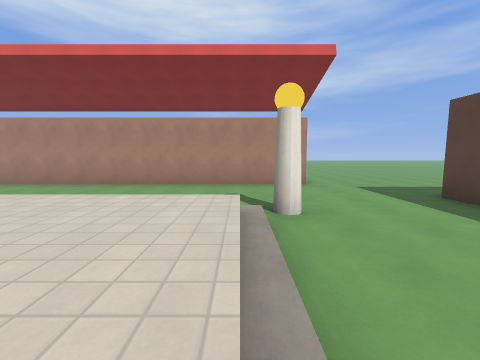
view 1 (above)

14 first-person views from a walk through a 3-D level made in the Godot game engine. The camera is 1.4 m above the floor, tilts 6° down and sees 90° across. The floor is counted in squares, 2 m on a side. Each view is taken from the middle of a square. On the plan, view 1 faces up. The plan holds only what a view shows up to about 9 squares ahead; the rest is blank. The place goes on beyond the plan. Surface patterns are stand-ins for the level's own textures.

view 2
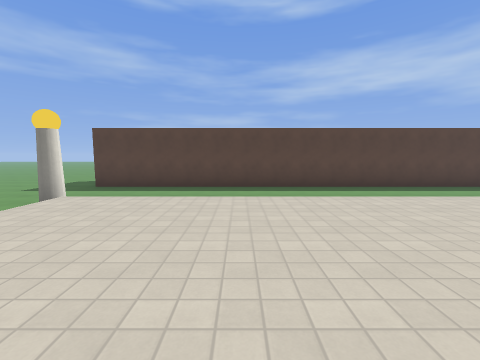

view 3
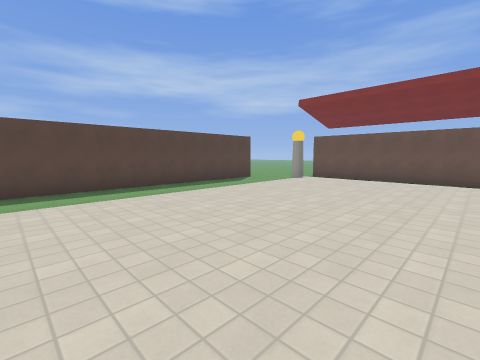

view 4
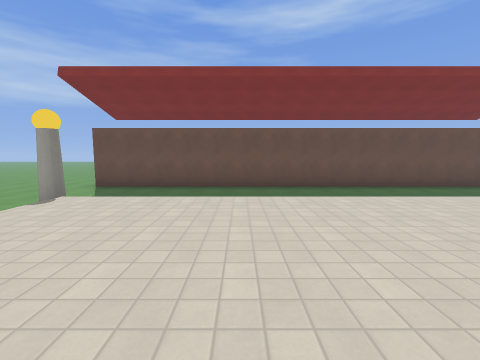

view 5
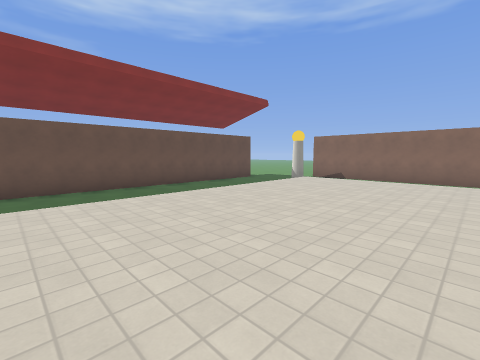

view 6
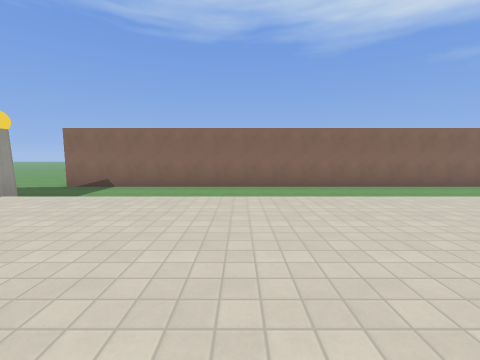

view 7
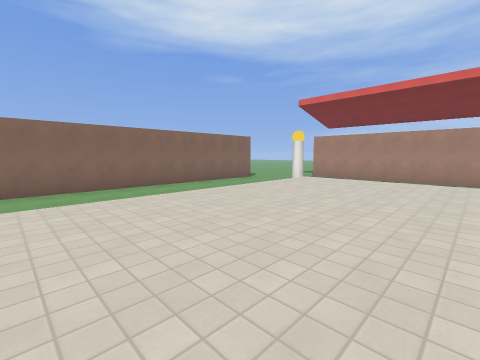

view 8
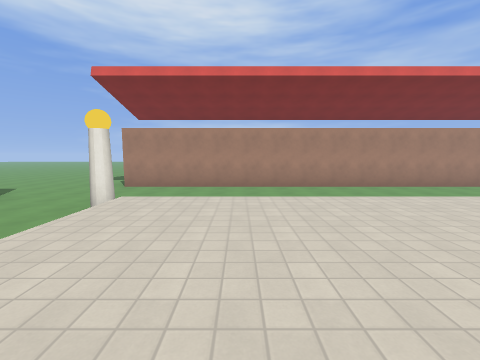

view 9
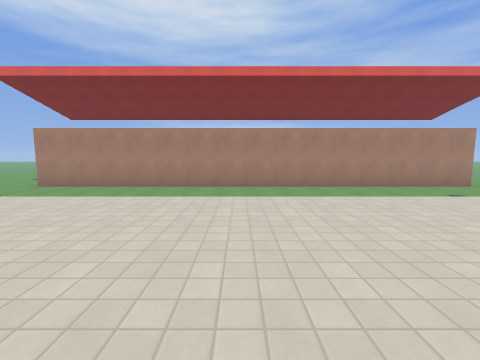

view 10
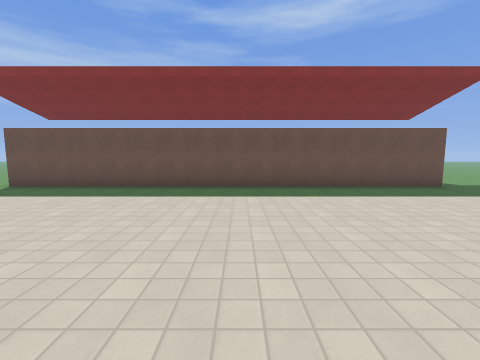

view 11
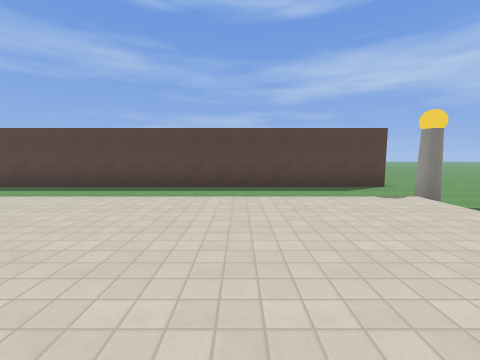

view 12
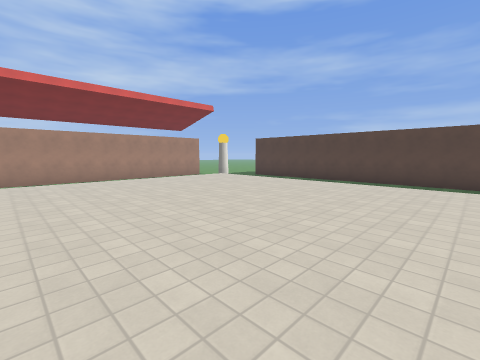

view 13
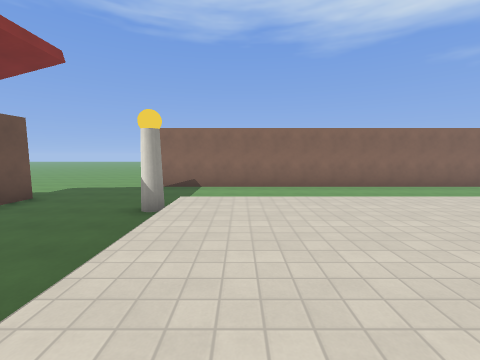

view 14
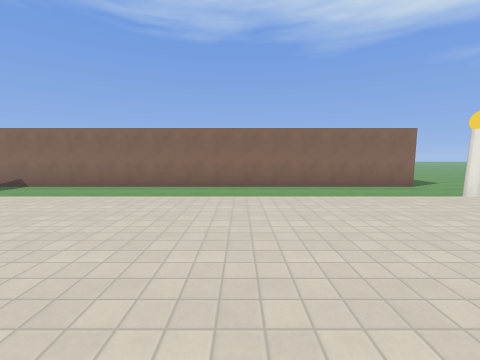

### Floor plan
Key: @ floor where view 1 was taken; # wall or solid block; . main floor; : floor 1 m higher than the main floor; / step, stairs or slope.
Columns run from 17 left of view 1 to 7 right of it. Each row starts with its distance up from view 1.
  9                     .....
  8 ....################.....
  7 ........................
  6  ......................
  5  #....................#
  4  #...#           .#...#
  3  #....////////////....#
  2  #..../::::::::::/....#
  1  #... /::::::::::/....#
  0  #... /::::::::::@ ...#
 -1  #... /::::::::::/ ...#
 -2  #... /::::::::::/ ...#
 -3  #... /::::::::::/ ...#
 -4  #... /::::::::::/ ...#
 -5  #... /::::::::::/ ...#
 -6  #... /::::::::::/ ...#
 -7  #... /::::::::::/ ...#
 -8  #... //////////// ...#
 -9  #...#...         #...#
-10  #....................#
-11  ......................
-12  ......................
-13  ...################...
-14  ..

Where each view was taken, in squares from view 1:
view 1: 0 up, 0 right, facing up
view 2: 0 up, 4 left, facing right
view 3: 1 down, 4 left, facing down-right
view 4: 4 down, 3 left, facing down
view 5: 4 down, 4 left, facing down-left
view 6: 4 down, 7 left, facing left
view 7: 4 down, 7 left, facing up-left
view 8: 1 down, 9 left, facing up
view 9: 1 down, 6 left, facing up
view 10: 4 down, 6 left, facing down
view 11: 5 down, 4 left, facing right
view 12: 4 down, 6 left, facing up-right
view 13: 7 down, 7 left, facing left
view 14: 1 down, 7 left, facing left
